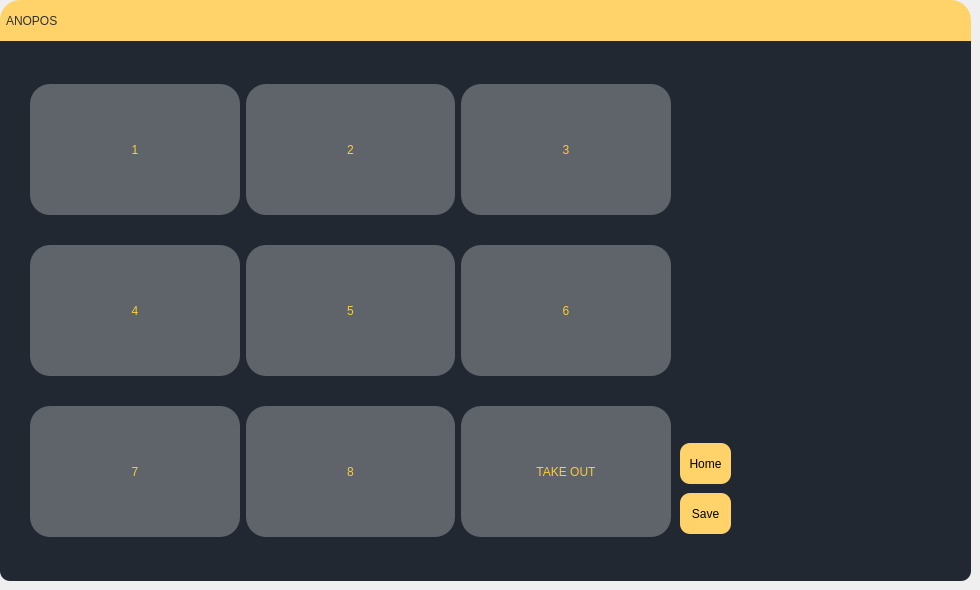
      <widget class="QWidget" name="page">
       <widget class="QLabel" name="label_19">
        <property name="geometry">
         <rect>
          <x>0</x>
          <y>30</y>
          <width>971</width>
          <height>551</height>
         </rect>
        </property>
        <property name="styleSheet">
         <string notr="true">background-color: rgb(57, 62, 70);
border-radius:10px;
background-color: rgb(34, 40, 49);</string>
        </property>
        <property name="text">
         <string/>
        </property>
       </widget>
       <widget class="QLabel" name="label_22">
        <property name="geometry">
         <rect>
          <x>0</x>
          <y>0</y>
          <width>971</width>
          <height>41</height>
         </rect>
        </property>
        <property name="styleSheet">
         <string notr="true">background-color: rgb(255, 211, 105);
font: 87 19pt &quot;Arial Black&quot;;
color: rgb(49, 49, 49);
border-top-left-radius : 20px;
border-top-right-radius : 20px;</string>
        </property>
        <property name="text">
         <string>  ANOPOS</string>
        </property>
        <property name="alignment">
         <set>Qt::AlignLeading|Qt::AlignLeft|Qt::AlignVCenter</set>
        </property>
       </widget>
       <widget class="QWidget" name="layoutWidget">
        <property name="geometry">
         <rect>
          <x>30</x>
          <y>60</y>
          <width>641</width>
          <height>501</height>
         </rect>
        </property>
        <layout class="QGridLayout" name="gridLayout_2">
         <item row="2" column="2">
          <widget class="QPushButton" name="TakeOut">
           <property name="minimumSize">
            <size>
             <width>176</width>
             <height>131</height>
            </size>
           </property>
           <property name="styleSheet">
            <string notr="true">QPushButton{
	background-color: rgba(255, 255, 255, 70);
	border-radius:20px;
	color: rgb(255, 204, 49);
	font: 87 20pt &quot;Arial Black&quot;;
}</string>
           </property>
           <property name="text">
            <string>TAKE OUT</string>
           </property>
          </widget>
         </item>
         <item row="2" column="0">
          <widget class="QPushButton" name="table7">
           <property name="minimumSize">
            <size>
             <width>176</width>
             <height>131</height>
            </size>
           </property>
           <property name="styleSheet">
            <string notr="true">QPushButton{
	background-color: rgba(255, 255, 255, 70);
	border-radius:20px;
	color: rgb(255, 204, 49);
	font: 87 20pt &quot;Arial Black&quot;;
}</string>
           </property>
           <property name="text">
            <string>7</string>
           </property>
          </widget>
         </item>
         <item row="0" column="1">
          <widget class="QPushButton" name="table2">
           <property name="minimumSize">
            <size>
             <width>175</width>
             <height>131</height>
            </size>
           </property>
           <property name="styleSheet">
            <string notr="true">QPushButton{
	background-color: rgba(255, 255, 255, 70);
	border-radius:20px;
	color: rgb(255, 204, 49);
	font: 87 20pt &quot;Arial Black&quot;;
}</string>
           </property>
           <property name="text">
            <string>2</string>
           </property>
          </widget>
         </item>
         <item row="2" column="1">
          <widget class="QPushButton" name="table8">
           <property name="minimumSize">
            <size>
             <width>175</width>
             <height>131</height>
            </size>
           </property>
           <property name="styleSheet">
            <string notr="true">QPushButton{
	background-color: rgba(255, 255, 255, 70);
	border-radius:20px;
	color: rgb(255, 204, 49);
	font: 87 20pt &quot;Arial Black&quot;;
}</string>
           </property>
           <property name="text">
            <string>8</string>
           </property>
          </widget>
         </item>
         <item row="1" column="1">
          <widget class="QPushButton" name="table5">
           <property name="minimumSize">
            <size>
             <width>175</width>
             <height>131</height>
            </size>
           </property>
           <property name="styleSheet">
            <string notr="true">QPushButton{
	background-color: rgba(255, 255, 255, 70);
	border-radius:20px;
	color: rgb(255, 204, 49);
	font: 87 20pt &quot;Arial Black&quot;;
}</string>
           </property>
           <property name="text">
            <string>5</string>
           </property>
          </widget>
         </item>
         <item row="0" column="0">
          <widget class="QPushButton" name="table1">
           <property name="minimumSize">
            <size>
             <width>176</width>
             <height>131</height>
            </size>
           </property>
           <property name="styleSheet">
            <string notr="true">QPushButton{
	background-color: rgba(255, 255, 255, 70);
	border-radius:20px;
	color: rgb(255, 204, 49);
	font: 87 20pt &quot;Arial Black&quot;;
}</string>
           </property>
           <property name="text">
            <string>1</string>
           </property>
          </widget>
         </item>
         <item row="0" column="2">
          <widget class="QPushButton" name="table3">
           <property name="minimumSize">
            <size>
             <width>176</width>
             <height>131</height>
            </size>
           </property>
           <property name="styleSheet">
            <string notr="true">QPushButton{
	background-color: rgba(255, 255, 255, 70);
	border-radius:20px;
	color: rgb(255, 204, 49);
	font: 87 20pt &quot;Arial Black&quot;;
}</string>
           </property>
           <property name="text">
            <string>3</string>
           </property>
          </widget>
         </item>
         <item row="1" column="0">
          <widget class="QPushButton" name="table4">
           <property name="minimumSize">
            <size>
             <width>176</width>
             <height>131</height>
            </size>
           </property>
           <property name="styleSheet">
            <string notr="true">QPushButton{
	background-color: rgba(255, 255, 255, 70);
	border-radius:20px;
	color: rgb(255, 204, 49);
	font: 87 20pt &quot;Arial Black&quot;;
}</string>
           </property>
           <property name="text">
            <string>4</string>
           </property>
          </widget>
         </item>
         <item row="1" column="2">
          <widget class="QPushButton" name="table6">
           <property name="minimumSize">
            <size>
             <width>176</width>
             <height>131</height>
            </size>
           </property>
           <property name="styleSheet">
            <string notr="true">QPushButton{
	background-color: rgba(255, 255, 255, 70);
	border-radius:20px;
	color: rgb(255, 204, 49);
	font: 87 20pt &quot;Arial Black&quot;;
}</string>
           </property>
           <property name="text">
            <string>6</string>
           </property>
          </widget>
         </item>
        </layout>
       </widget>
       <widget class="QWidget" name="layoutWidget">
        <property name="geometry">
         <rect>
          <x>680</x>
          <y>440</y>
          <width>53</width>
          <height>98</height>
         </rect>
        </property>
        <layout class="QVBoxLayout" name="verticalLayout">
         <item>
          <widget class="QPushButton" name="tbGoToHome">
           <property name="minimumSize">
            <size>
             <width>51</width>
             <height>41</height>
            </size>
           </property>
           <property name="maximumSize">
            <size>
             <width>51</width>
             <height>41</height>
            </size>
           </property>
           <property name="styleSheet">
            <string notr="true">background-color: rgb(255, 211, 105);
border-radius : 10px;</string>
           </property>
           <property name="text">
            <string>Home</string>
           </property>
          </widget>
         </item>
         <item>
          <widget class="QPushButton" name="pushButton_51">
           <property name="minimumSize">
            <size>
             <width>51</width>
             <height>41</height>
            </size>
           </property>
           <property name="maximumSize">
            <size>
             <width>51</width>
             <height>41</height>
            </size>
           </property>
           <property name="styleSheet">
            <string notr="true">border-radius : 10px;
background-color: rgb(255, 211, 105);</string>
           </property>
           <property name="text">
            <string>Save</string>
           </property>
          </widget>
         </item>
        </layout>
       </widget>
      </widget>
